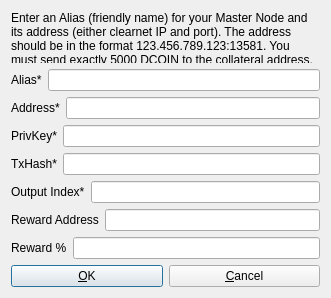
<?xml version="1.0" encoding="UTF-8"?>
<ui version="4.0">
 <class>AddEditAdrenalineNode</class>
 <widget class="QDialog" name="AddEditAdrenalineNode">
  <property name="geometry">
   <rect>
    <x>0</x>
    <y>0</y>
    <width>331</width>
    <height>298</height>
   </rect>
  </property>
  <property name="windowTitle">
   <string>Add/Edit Democraticoin Node</string>
  </property>
  <property name="modal">
   <bool>true</bool>
  </property>
  <layout class="QVBoxLayout" name="verticalLayout">
   <item>
    <widget class="QLabel" name="label_9">
     <property name="sizePolicy">
      <sizepolicy hsizetype="Preferred" vsizetype="Expanding">
       <horstretch>0</horstretch>
       <verstretch>0</verstretch>
      </sizepolicy>
     </property>
     <property name="text">
      <string>&lt;html&gt;&lt;head/&gt;&lt;body&gt;&lt;p&gt;Enter an Alias (friendly name) for your Master Node and its address (either clearnet IP and port). The address should be in the format 123.456.789.123:13581. You must send exactly 5000 DCOIN to the collateral address.&lt;/p&gt;&lt;/body&gt;&lt;/html&gt;</string>
     </property>
     <property name="wordWrap">
      <bool>true</bool>
     </property>
    </widget>
   </item>
   <item>
    <layout class="QHBoxLayout" name="horizontalLayout_4">
     <property name="bottomMargin">
      <number>0</number>
     </property>
     <item>
      <widget class="QLabel" name="label_4">
       <property name="text">
        <string>Alias*</string>
       </property>
      </widget>
     </item>
     <item>
      <widget class="QLineEdit" name="aliasLineEdit"/>
     </item>
    </layout>
   </item>
   <item>
    <layout class="QHBoxLayout" name="horizontalLayout_5">
     <property name="bottomMargin">
      <number>0</number>
     </property>
     <item>
      <widget class="QLabel" name="label_6">
       <property name="text">
        <string>Address*</string>
       </property>
      </widget>
     </item>
     <item>
      <widget class="QLineEdit" name="addressLineEdit"/>
     </item>
    </layout>
   </item>
   <item>
    <layout class="QHBoxLayout" name="horizontalLayout_3">
     <property name="bottomMargin">
      <number>0</number>
     </property>
     <item>
      <widget class="QLabel" name="label_5">
       <property name="text">
        <string>PrivKey*</string>
       </property>
      </widget>
     </item>
     <item>
      <widget class="QLineEdit" name="privkeyLineEdit"/>
     </item>
    </layout>
   </item>
   <item>
    <layout class="QHBoxLayout" name="horizontalLayout_2">
     <property name="bottomMargin">
      <number>0</number>
     </property>
     <item>
      <widget class="QLabel" name="label_2">
       <property name="text">
        <string>TxHash*</string>
       </property>
      </widget>
     </item>
     <item>
      <widget class="QLineEdit" name="txhashLineEdit"/>
     </item>
    </layout>
   </item>
   <item>
    <layout class="QHBoxLayout" name="horizontalLayout_8">
     <property name="bottomMargin">
      <number>0</number>
     </property>
     <item>
      <widget class="QLabel" name="label_8">
       <property name="text">
        <string>Output Index*</string>
       </property>
      </widget>
     </item>
     <item>
      <widget class="QLineEdit" name="outputindexLineEdit"/>
     </item>
    </layout>
   </item>
   <item>
    <layout class="QHBoxLayout" name="horizontalLayout_6">
     <property name="bottomMargin">
      <number>0</number>
     </property>
     <item>
      <widget class="QLabel" name="label_3">
       <property name="text">
        <string>Reward Address</string>
       </property>
      </widget>
     </item> 
     <item>
      <widget class="QLineEdit" name="rewardaddressLineEdit"/>
     </item>
    </layout>
   </item>
   <item>
    <layout class="QHBoxLayout" name="horizontalLayout_7">
     <property name="bottomMargin">
      <number>0</number>
     </property>
     <item>
      <widget class="QLabel" name="label_7">
       <property name="text">
        <string>Reward %</string>
       </property>
      </widget>
     </item>
     <item>
      <widget class="QLineEdit" name="rewardpercentageLineEdit"/>
     </item>
    </layout>
   </item>
   <item>
    <layout class="QHBoxLayout" name="horizontalLayout_Buttons">
     <item>
      <widget class="QPushButton" name="okButton">
       <property name="text">
        <string>&amp;OK</string>
       </property>
      </widget>
     </item>
     <item>
      <widget class="QPushButton" name="cancelButton">
       <property name="text">
        <string>&amp;Cancel</string>
       </property>
       <property name="autoDefault">
        <bool>false</bool>
       </property>
      </widget>
     </item>
    </layout>
   </item>
  </layout>
 </widget>
 <resources/>
 <connections/>
</ui>
